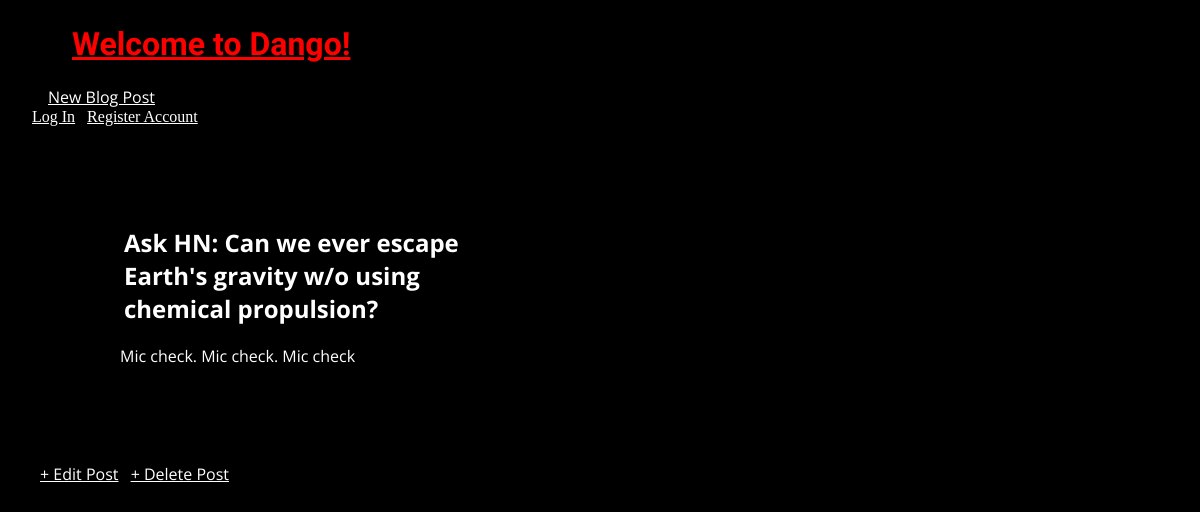
/post/1/, run on an earlier commit of the app's database.
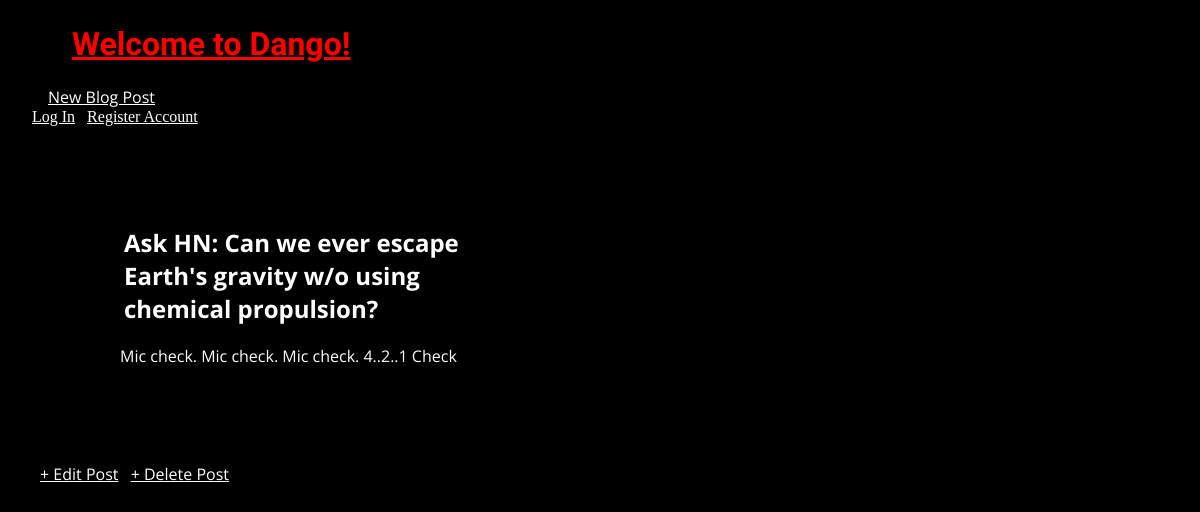
And on a later commit of the database.
### blog/models.py (models this page shows, shortened)
class Post(models.Model):
    title = models.CharField(max_length=200)
    author = models.ForeignKey(
      'auth.User',
      on_delete = models.CASCADE, #CASCADE/PROTECT/RESTRICT
    )
    body = models.TextField()

### blog/views.py (the view)
# urls.py: path('post/<int:pk>/', BlogDetailView.as_view(), name = 'post_detail'),
class BlogDetailView(generic.DetailView):
    model = Post
    template_name = 'post_detail.html'

### Dango/templates/post_detail.html
{% extends "base.html" %}
{% block content %}
  <div class="post-entry">
    <h2>{{ post.title }}</h2>
    <p>{{ post.body }}</p>
  </div>
  <a href="{% url 'post_edit' post.pk %}">+ Edit Post</a>
  <a href="{% url 'post_delete' post.pk %}">+ Delete Post</a>
{% endblock %}

What changed in the data, as far as the page shows it:
changed Post "Ask HN: Can we ever escape Earth's gravity w/o using chemical propulsion?": body "Mic check. Mic check. Mic check" → "Mic check. Mic check. Mic check. 4..2..1 Check"
